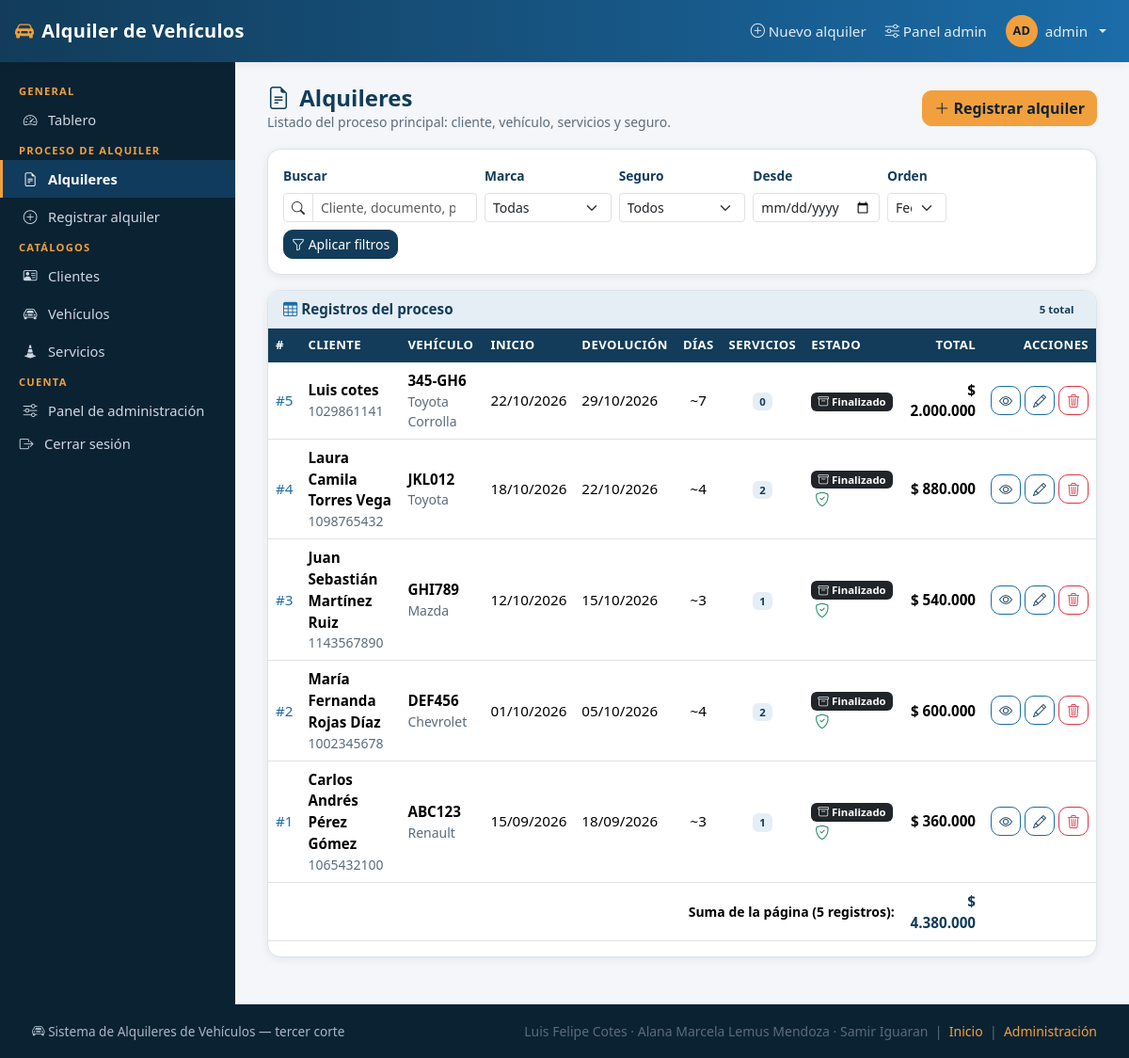
The page /alquileres/ (signed in) on the database as committed earlier.
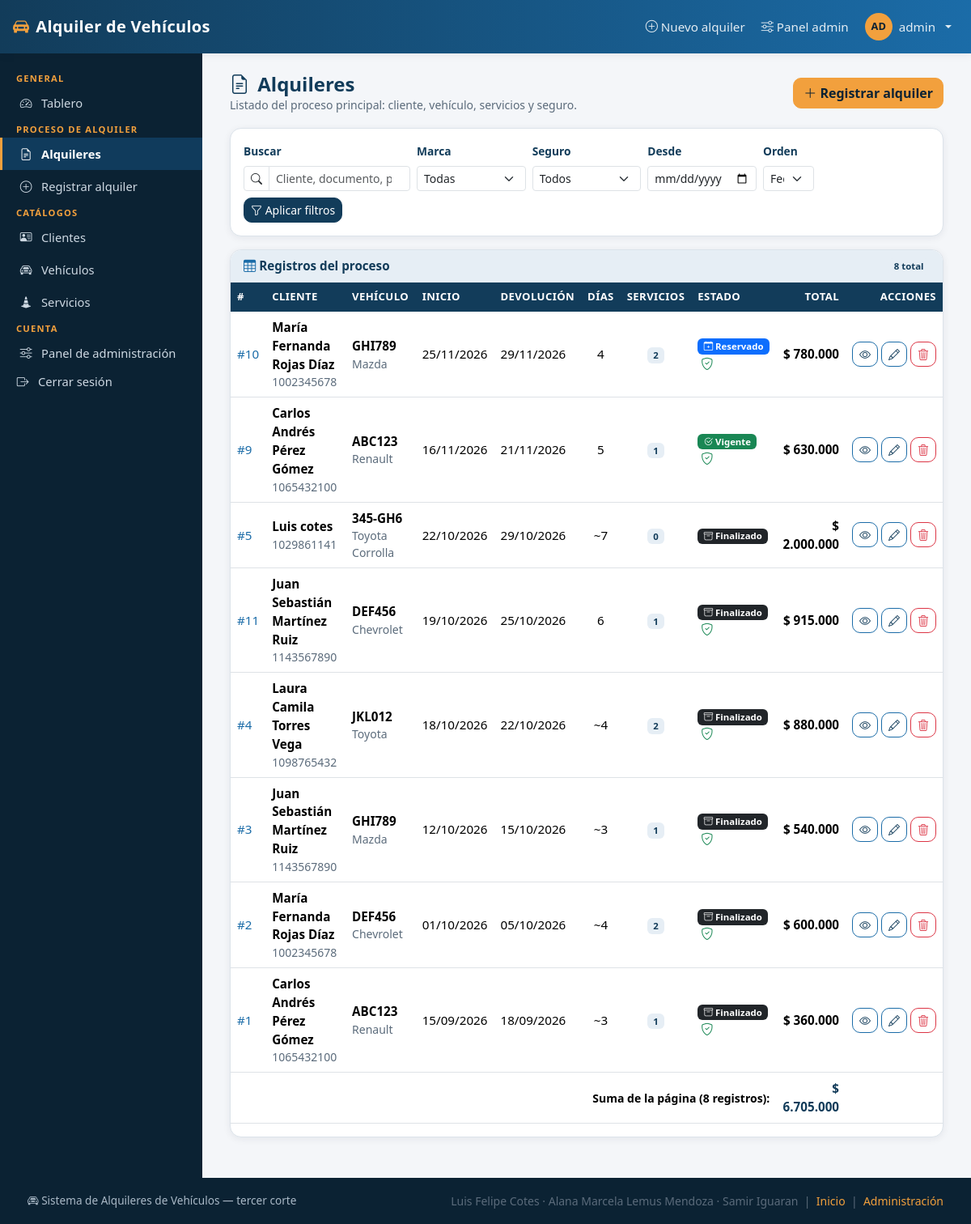
The same page on the database as committed later.
### alquileres/models.py (models this page shows, shortened)
class Alquiler(models.Model):
    pk_alq_id = models.AutoField(primary_key=True)
    fk_cli_id = models.ForeignKey(
        Cliente,
        on_delete=models.PROTECT,
        db_column="fk_cli_id",
        related_name="alquileres",
        verbose_name="cliente",
    )
    fk_veh_id = models.ForeignKey(
        Vehiculo,
        on_delete=models.PROTECT,
        db_column="fk_veh_id",
        related_name="alquileres",
        verbose_name="vehículo",
    )
    alq_fecha_inicio = models.DateField("fecha de inicio")
    alq_total = models.DecimalField("total", max_digits=12, decimal_places=2)
    class Meta:
        verbose_name = "alquiler"
        verbose_name_plural = "alquileres"
        ordering = ["-alq_fecha_inicio"]

### clientes/models.py (models this page shows, shortened)
class Cliente(models.Model):
    pk_cli_id = models.AutoField(primary_key=True)
    cli_nombre = models.CharField("nombre", max_length=100)
    cli_documento = models.CharField("documento", max_length=20, unique=True)
    cli_telefono = models.CharField("teléfono", max_length=20)
    class Meta:
        verbose_name = "cliente"
        verbose_name_plural = "clientes"
        ordering = ["cli_nombre"]

### vehiculos/models.py (models this page shows, shortened)
class Vehiculo(models.Model):
    pk_veh_id = models.AutoField(primary_key=True)
    veh_placa = models.CharField("placa", max_length=10, unique=True)
    veh_marca = models.CharField("marca", max_length=50)
    veh_tarifa_dia = models.DecimalField("tarifa por día", max_digits=12, decimal_places=2)
    class Meta:
        verbose_name = "vehículo"
        verbose_name_plural = "vehículos"
        ordering = ["veh_marca", "veh_placa"]

### seguros/models.py (models this page shows, shortened)
class Seguro(models.Model):
    pk_seg_id = models.AutoField(primary_key=True)
    fk_alq_id = models.OneToOneField(
        Alquiler,
        on_delete=models.CASCADE,
        db_column="fk_alq_id",
        related_name="seguro",
        verbose_name="alquiler",
    )
    seg_tipo = models.CharField("tipo de seguro", max_length=50)
    seg_cobertura = models.CharField("cobertura", max_length=255)
    class Meta:
        verbose_name = "seguro"
        verbose_name_plural = "seguros"

### alquileres/views.py (the view, shortened to what this page needs)
# urls.py: path("", views.AlquilerListView.as_view(), name="lista"),
class AlquilerListView(LoginRequiredMixin, ListView):
    model = Alquiler
    template_name = "alquileres/alquiler_list.html"
    context_object_name = "alquileres"
    paginate_by = 10
    def get_queryset(self):
        qs = queryset_alquileres()
        params = self.request.GET
        q = (params.get("q") or "").strip()
        marca = (params.get("marca") or "").strip()
        if marca:
            qs = qs.filter(fk_veh_id__veh_marca=marca)
        seguro = params.get("seguro")
        if seguro == "si":
            qs = qs.filter(seguro__isnull=False)
        elif seguro == "no":
            qs = qs.filter(seguro__isnull=True)
        desde = parse_date(params.get("desde") or "")
        if desde and desde >= FECHA_MINIMA:
            qs = qs.filter(alq_fecha_inicio__gte=desde)
        hasta = parse_date(params.get("hasta") or "")
        if hasta:
            qs = qs.filter(alq_fecha_inicio__lte=hasta)
        orden = params.get("orden")
        if orden == "total_desc":
            qs = qs.order_by("-alq_total")
        elif orden == "total_asc":
            qs = qs.order_by("alq_total")
        elif orden == "cliente":
            qs = qs.order_by("fk_cli_id__cli_nombre")
        else:
            qs = qs.order_by("-alq_fecha_inicio", "-pk_alq_id")
        return qs
    def get_context_data(self, **kwargs):
        ctx = super().get_context_data(**kwargs)
        ctx["marcas"] = Vehiculo.objects.values_list("veh_marca", flat=True).distinct()
        ctx["consulta"] = self.request.GET.dict()
        from config.mixins import querystring_sin_page
        ctx["qs"] = querystring_sin_page(self.request)
        ctx["resumen"] = {
            "contador": len(ctx["alquileres"]),
            "total_pagina": sum(a.alq_total for a in ctx["alquileres"]),
        }
        ctx["filtros_activos"] = any(
            self.request.GET.get(k) for k in ("q", "marca", "seguro", "desde", "hasta")
        )
        return ctx

### templates/alquileres/alquiler_list.html (shortened to what this page needs)
{% extends "base.html" %}
{% load alquileres_extras %}
{% block contenido %}
<div class="cabecera-pagina">
  <div>
    <h1><i class="bi bi-file-earmark-text me-1"></i> Alquileres</h1>
    <p class="texto-suave mb-0">Listado del proceso principal: cliente, vehículo, servicios y seguro.</p>
  </div>
  {% if perms.alquileres.add_alquiler %}
  <a class="btn btn-acento" href="{% url 'alquileres:registrar' %}">
    <i class="bi bi-plus-lg"></i> Registrar alquiler
  </a>
  {% endif %}
</div>
<div class="card mb-3 sin-impresion">
  <div class="card-body py-3">
    <form method="get" class="row g-2 align-items-end">
      <div class="col-12 col-md-4 col-lg-3">
        <label class="form-label" for="f-q">Buscar</label>
        <div class="input-group input-group-sm">
          <span class="input-group-text bg-white"><i class="bi bi-search"></i></span>
          <input type="search" class="form-control" id="f-q" name="q"
                 value="{{ consulta.q|default:'' }}"
                 placeholder="Cliente, documento, placa o marca">
        </div>
      </div>
      <div class="col-6 col-md-3 col-lg-2">
        <label class="form-label" for="f-marca">Marca</label>
        <select class="form-select form-select-sm" id="f-marca" name="marca">
          <option value="">Todas</option>
        </select>
      </div>
      <div class="col-6 col-md-3 col-lg-2">
        <label class="form-label" for="f-seguro">Seguro</label>
        <select class="form-select form-select-sm" id="f-seguro" name="seguro">
          <option value="">Todos</option>
        </select>
      </div>
      <div class="col-6 col-md-3 col-lg-2">
        <label class="form-label" for="f-desde">Desde</label>
        <input type="date" class="form-control form-control-sm" id="f-desde"
               name="desde" value="{{ consulta.desde|default:'' }}">
      </div>
      <div class="col-6 col-md-3 col-lg-1">
        <label class="form-label" for="f-orden">Orden</label>
        <select class="form-select form-select-sm" id="f-orden" name="orden">
          <option value="">Fecha</option>
        </select>
      </div>
      <div class="col-12 d-flex gap-2 mt-2">
        <button type="submit" class="btn btn-sm btn-primary"><i class="bi bi-funnel"></i> Aplicar filtros</button>
      </div>
    </form>
  </div>
</div>
<div class="card">
  <div class="card-header d-flex justify-content-between align-items-center">
    <span><i class="bi bi-table"></i> Registros del proceso</span>
    <span class="badge badge-suave">{{ paginator.count }} total</span>
  </div>
  <div class="table-responsive">
    <table class="table tabla-sistema align-middle mb-0">
      <thead>
        <tr>
          <th>#</th>
          <th>Cliente</th>
          <th>Vehículo</th>
          <th>Inicio</th>
          <th>Devolución</th>
          <th class="text-center">Días</th>
          <th class="text-center">Servicios</th>
          <th>Estado</th>
          <th class="text-end">Total</th>
          <th class="text-end">Acciones</th>
        </tr>
      </thead>
      <tbody>
        {% for aq in alquileres %}
        {% with estado=aq|estado_alquiler %}
        <tr>
          <td class="mono">
            <a href="{% url 'alquileres:detalle' aq.pk_alq_id %}">#{{ aq.pk_alq_id }}</a>
          </td>
          <td>
            <div class="fw-semibold">{{ aq.fk_cli_id.cli_nombre }}</div>
            <div class="texto-suave small">{{ aq.fk_cli_id.cli_documento }}</div>
          </td>
          <td>
            <div class="mono fw-semibold">{{ aq.fk_veh_id.veh_placa }}</div>
            <div class="texto-suave small">{{ aq.fk_veh_id.veh_marca }}</div>
          </td>
          <td class="mono">{{ aq.alq_fecha_inicio|fecha_corta }}</td>
          <td class="mono">{{ estado.fecha_fin|fecha_corta }}</td>
          <td class="text-center mono"
              title="{% if estado.dias_aproximados %}Días aproximados: el total no es un múltiplo exacto de la tarifa{% endif %}">
            {% if estado.dias_aproximados %}~{% endif %}{{ estado.dias|default:"—" }}</td>
          <td class="text-center">
            <span class="badge badge-suave">{{ aq.num_servicios }}</span>
          </td>
          <td>
            <span class="badge text-bg-{{ estado.clase }}">
              <i class="bi {{ estado.icono }}"></i> {{ estado.nombre }}
            </span>
            {% if aq.seguro %}
              <i class="bi bi-shield-check text-success ms-1" title="{{ aq.seguro.seg_tipo }}"></i>
            {% endif %}
          </td>
          <td class="text-end mono fw-semibold">{{ aq.alq_total|pesos }}</td>
          <td class="text-end text-nowrap">
            <a class="btn btn-sm btn-outline-primary" href="{% url 'alquileres:detalle' aq.pk_alq_id %}"
               title="Ver detalle"><i class="bi bi-eye"></i></a>
            {% if perms.alquileres.change_alquiler %}
            <a class="btn btn-sm btn-outline-primary" href="{% url 'alquileres:editar' aq.pk_alq_id %}"
               title="Editar"><i class="bi bi-pencil"></i></a>
            {% endif %}
            {% if perms.alquileres.delete_alquiler %}
            <a class="btn btn-sm btn-outline-danger" href="{% url 'alquileres:eliminar' aq.pk_alq_id %}"
               title="Eliminar"><i class="bi bi-trash3"></i></a>
            {% endif %}
          </td>
        </tr>
        {% endwith %}
        {% endfor %}
      </tbody>
      {% if alquileres %}
      <tfoot>
        <tr>
          <th colspan="8" class="text-end texto-suave">Suma de la página ({{ resumen.contador }} registros):</th>
          <th class="text-end mono" style="color:var(--azul-800)">{{ resumen.total_pagina|pesos }}</th>
          <th></th>
        </tr>
      </tfoot>
      {% endif %}
    </table>
  </div>
  <div class="card-body pt-0">
  </div>
</div>
{% endblock %}

### templates/base.html (shortened to what this page needs)
{% load static alquileres_extras %}<!doctype html>
<html lang="es">
<head>
  <link href="https://cdn.jsdelivr.net/npm/bootstrap@5.3.3/dist/css/bootstrap.min.css" rel="stylesheet">
  <link href="https://cdn.jsdelivr.net/npm/bootstrap-icons@1.11.3/font/bootstrap-icons.min.css" rel="stylesheet">
  <link rel="stylesheet" href="{% static 'css/estilo.css' %}">
</head>
<body class="d-flex flex-column min-vh-100">
{% block navbar %}
<nav class="navbar navbar-expand-lg app-navbar sticky-top">
  <div class="container-fluid px-3">
    <a class="navbar-brand d-flex align-items-center gap-2" href="{% url 'dashboard' %}">
      <i class="bi bi-car-front-fill"></i><span>Alquiler de Vehículos</span>
    </a>
    <ul class="navbar-nav ms-auto align-items-lg-center gap-lg-1">
      <li class="nav-item d-none d-md-block">
        <a class="nav-link" href="{% url 'alquileres:registrar' %}">
          <i class="bi bi-plus-circle"></i> Nuevo alquiler
        </a>
      </li>
      {% if user.is_staff %}
      <li class="nav-item d-none d-lg-block">
        <a class="nav-link" href="/admin/"><i class="bi bi-sliders"></i> Panel admin</a>
      </li>
      {% endif %}
      <li class="nav-item dropdown">
        <a class="nav-link dropdown-toggle d-flex align-items-center gap-2" href="#" role="button"
           data-bs-toggle="dropdown" aria-expanded="false">
          <span class="avatar">{{ user|iniciales }}</span>
          <span class="d-none d-sm-inline">{{ user.get_username }}</span>
        </a>
      </li>
    </ul>
  </div>
</nav>
{% endblock %}
<div class="layout flex-grow-1">
  {% block sidebar %}
  <aside class="app-sidebar d-none d-lg-block">
    {% include "partials/_menu_lateral.html" %}
  </aside>
  {% endblock %}
  <main class="app-main">
    {% block contenido %}{% endblock %}
  </main>
</div>
{% block footer %}
<footer class="app-footer">
  <div class="d-flex flex-wrap justify-content-between align-items-center gap-2">
    <span><i class="bi bi-car-front"></i> Sistema de Alquileres de Vehículos — tercer corte</span>
    <span class="texto-suave">
      Luis Felipe Cotes · Alana Marcela Lemus Mendoza · Samir Iguaran
      &nbsp;|&nbsp; <a href="{% url 'dashboard' %}">Inicio</a>
      &nbsp;|&nbsp; <a href="/admin/">Administración</a>
    </span>
  </div>
</footer>
{% endblock %}
</body>
</html>

### templates/partials/_menu_lateral.html (shortened to what this page needs)
{% with activa=request.resolver_match %}
<ul class="nav flex-column">
  <li><span class="grupo">General</span></li>
  <li><a class="nav-link {% if activa.url_name == 'dashboard' %}activo{% endif %}"
         href="{% url 'dashboard' %}"><i class="bi bi-speedometer2"></i> Tablero</a></li>
  <li><span class="grupo">Proceso de alquiler</span></li>
  <li><a class="nav-link {% if 'alquileres' in activa.app_names %}activo{% endif %}"
         href="{% url 'alquileres:lista' %}"><i class="bi bi-file-earmark-text"></i> Alquileres</a></li>
  <li><a class="nav-link {% if activa.url_name == 'registrar' and 'alquileres' in activa.app_names %}activo{% endif %}"
         href="{% url 'alquileres:registrar' %}"><i class="bi bi-plus-circle"></i> Registrar alquiler</a></li>
  <li><span class="grupo">Catálogos</span></li>
  <li><a class="nav-link {% if 'clientes' in activa.app_names %}activo{% endif %}"
         href="{% url 'clientes:lista' %}"><i class="bi bi-person-vcard"></i> Clientes</a></li>
  <li><a class="nav-link {% if 'vehiculos' in activa.app_names %}activo{% endif %}"
         href="{% url 'vehiculos:lista' %}"><i class="bi bi-car-front"></i> Vehículos</a></li>
  <li><a class="nav-link {% if 'servicios' in activa.app_names %}activo{% endif %}"
         href="{% url 'servicios:lista' %}"><i class="bi bi-cone-striped"></i> Servicios</a></li>
  <li><span class="grupo">Cuenta</span></li>
  {% if user.is_staff %}
  <li><a class="nav-link" href="/admin/"><i class="bi bi-sliders"></i> Panel de administración</a></li>
  {% endif %}
  <li>
    <form method="post" action="{% url 'logout' %}" class="px-3 py-1 m-0">
      <button type="submit" class="nav-link btn btn-link p-0 text-start"
              style="color:#cdd8e2">
        <i class="bi bi-box-arrow-right"></i> Cerrar sesión
      </button>
    </form>
  </li>
</ul>
{% endwith %}

Rows that differ between the two databases and show on the page:
added Alquiler: pk_alq_id "10", fk_cli_id.cli_nombre "María Fernanda Rojas Díaz", fk_cli_id.cli_documento "1002345678", fk_veh_id.veh_placa "GHI789", fk_veh_id.veh_marca "Mazda", alq_fecha_inicio|fecha_corta "25/11/2026", fecha_fin|fecha_corta "29/11/2026", dias "4", num_servicios "2", nombre "Reservado", alq_total|pesos "$ 780.000"
added Alquiler: pk_alq_id "9", fk_cli_id.cli_nombre "Carlos Andrés Pérez Gómez", fk_cli_id.cli_documento "1065432100", fk_veh_id.veh_placa "ABC123", fk_veh_id.veh_marca "Renault", alq_fecha_inicio|fecha_corta "16/11/2026", fecha_fin|fecha_corta "21/11/2026", dias "5", num_servicios "1", nombre "Vigente", alq_total|pesos "$ 630.000"
added Alquiler: pk_alq_id "11", fk_cli_id.cli_nombre "Juan Sebastián Martínez Ruiz", fk_cli_id.cli_documento "1143567890", fk_veh_id.veh_placa "DEF456", fk_veh_id.veh_marca "Chevrolet", alq_fecha_inicio|fecha_corta "19/10/2026", fecha_fin|fecha_corta "25/10/2026", dias "6", num_servicios "1", nombre "Finalizado", alq_total|pesos "$ 915.000"
Other text that changed with them:
{{ paginator.count }}: "5" → "8"
{{ resumen.contador }}: "5" → "8"
{{ resumen.total_pagina|pesos }}: "$ 4.380.000" → "$ 6.705.000"
